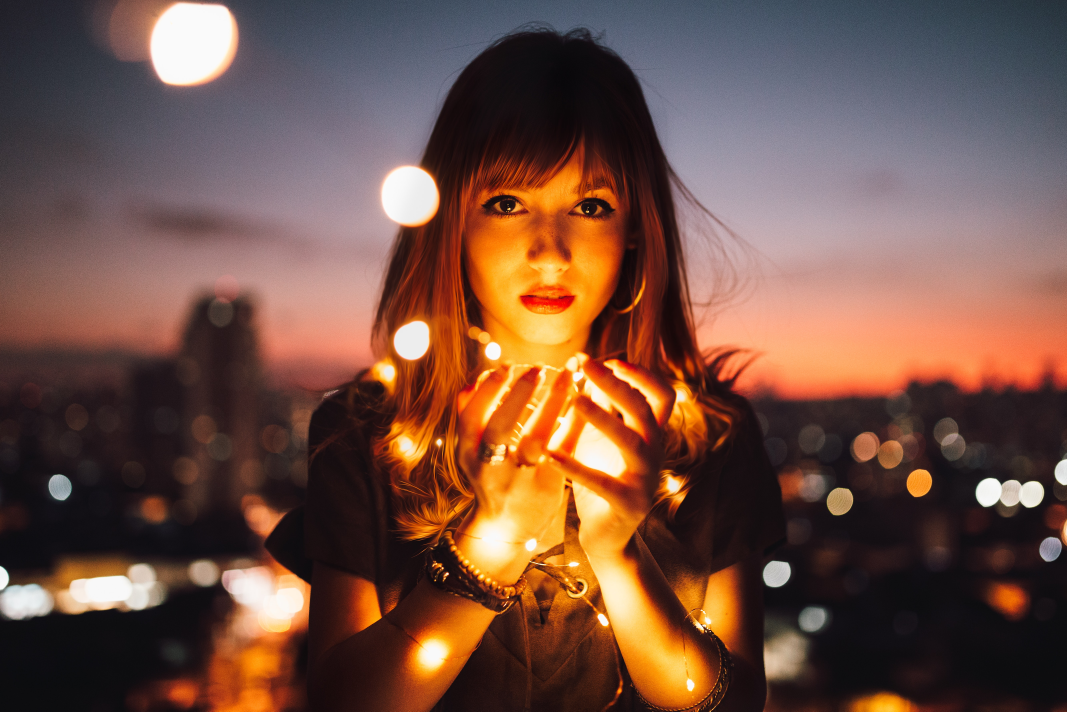
#> input picture input/girl_lights.jpg, 5335 x 3557 px (shown at 1/5 size)
$ python detect.py --inputdir input
#> lines starting #> are read from the running program, lines starting #| are printed output that depends on the picture
import argparse
import sys
from os import listdir
from os.path import isfile, join
from typing import Dict, List, Tuple

import imagehash
import numpy as np
from PIL import Image


def calculate_signature(image_file: str, hash_size: int) -> np.ndarray:
    """
    Calculate the dhash signature of a given file

    Args:
        image_file: the image (path as string) to calculate the signature for
        hash_size: hash size to use, signatures will be of length hash_size^2

    Returns:
        Image signature as Numpy n-dimensional array or None if the file is not a PIL recognized image
    """
#> called with image_file = 'input/girl_lights.jpg', hash_size = 16
    pil_image = Image.open(image_file).convert("L").resize(
                        (hash_size+1, hash_size),
                        Image.Resampling.LANCZOS)
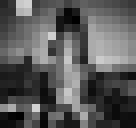
#> pil_image: PIL image 17x16 L (shown 8 times larger); min 0, max 209, mean 88.9
    dhash = imagehash.dhash(pil_image, hash_size)
    signature = dhash.hash.flatten()
    pil_image.close()
    return signature


def find_near_duplicates(input_dir: str, threshold: float, hash_size: int, bands: int) -> List[Tuple[str, str, float]]:
    """
    Find near-duplicate images

    Args:
        input_dir: Directory with images to check
        threshold: Images with a similarity ratio >= threshold will be considered near-duplicates
        hash_size: Hash size to use, signatures will be of length hash_size^2
        bands: The number of bands to use in the locality sensitve hashing process

    Returns:
        A list of near-duplicates found. Near duplicates are encoded as a triple: (filename_A, filename_B, similarity)
    """
    rows: int = int(hash_size**2/bands)
    signatures = dict()
    hash_buckets_list: List[Dict[str, List[str]]] = [dict() for _ in range(bands)]

    # Build a list of candidate files in given input_dir
    file_list = [join(input_dir, f) for f in listdir(input_dir) if isfile(join(input_dir, f))]

    # Iterate through all files in input directory
    for fh in file_list:
        try:
            signature = calculate_signature(fh, hash_size)
        except IOError:
            # Not a PIL image, skip this file
            continue

        # Keep track of each image's signature
        signatures[fh] = np.packbits(signature)

        # Locality Sensitive Hashing
        for i in range(bands):
            signature_band = signature[i*rows:(i+1)*rows]
            signature_band_bytes = signature_band.tobytes().decode()
            if signature_band_bytes not in hash_buckets_list[i]:
                hash_buckets_list[i][signature_band_bytes] = list()
            hash_buckets_list[i][signature_band_bytes].append(fh)

    # Build candidate pairs based on bucket membership
    candidate_pairs = set()
    for hash_buckets in hash_buckets_list:
        for hash_bucket in hash_buckets.values():
            if len(hash_bucket) > 1:
                hash_bucket = sorted(hash_bucket)
                for i in range(len(hash_bucket)):
                    for j in range(i+1, len(hash_bucket)):
                        candidate_pairs.add(
                            tuple([hash_bucket[i],hash_bucket[j]])
                        )

    # Check candidate pairs for similarity
    near_duplicates = list()
    for cpa, cpb in candidate_pairs:
        hd = np.bitwise_xor(
                np.unpackbits(signatures[cpa]),
                np.unpackbits(signatures[cpb])
        ).sum()
        similarity = (hash_size**2 - hd) / hash_size**2
        if similarity > threshold:
            near_duplicates.append((cpa, cpb, similarity))

    # Sort near-duplicates by descending similarity and return
    near_duplicates.sort(key=lambda x:x[2], reverse=True)
    return near_duplicates


def main(argv):
    # Argument parser
    parser = argparse.ArgumentParser(description="Efficient detection of near-duplicate images using locality sensitive hashing")
    parser.add_argument("-i", "--inputdir", type=str, default="", help="directory containing images to check")
    parser.add_argument("-t", "--threshold", type=float, default=0.9, help="similarity threshold")
    parser.add_argument("-s", "--hash-size", type=int, default=16, help="hash size to use, signature length = hash_size^2", dest="hash_size")
    parser.add_argument("-b", "--bands", type=int, default=16, help="number of bands")

    args = parser.parse_args()
    input_dir = args.inputdir
    threshold = args.threshold
    hash_size = args.hash_size
    bands = args.bands

    try:
        near_duplicates = find_near_duplicates(input_dir, threshold, hash_size, bands)
        if near_duplicates:
            print(f"Found {len(near_duplicates)} near-duplicate images in {input_dir} (threshold {threshold:.2%})")
            for a,b,s in near_duplicates:
                print(f"{s:.2%} similarity: file 1: {a} - file 2: {b}")
        else:
            print(f"No near-duplicates found in {input_dir} (threshold {threshold:.2%})")
    except OSError:
        print(f"Couldn't open input directory {input_dir}")


if __name__ == "__main__":
    main(sys.argv)
#> (the call stopped at in calculate_signature, `dhash = imagehash.dhash(pil_image, hash_size)`: imagehash is not available in this run)
